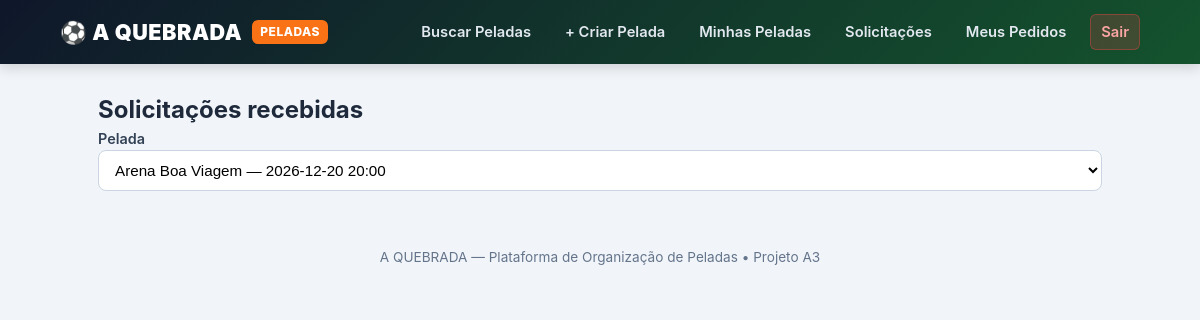
/solicitacoes?pelada_id=2 (signed in), run on an earlier commit of the app's database.
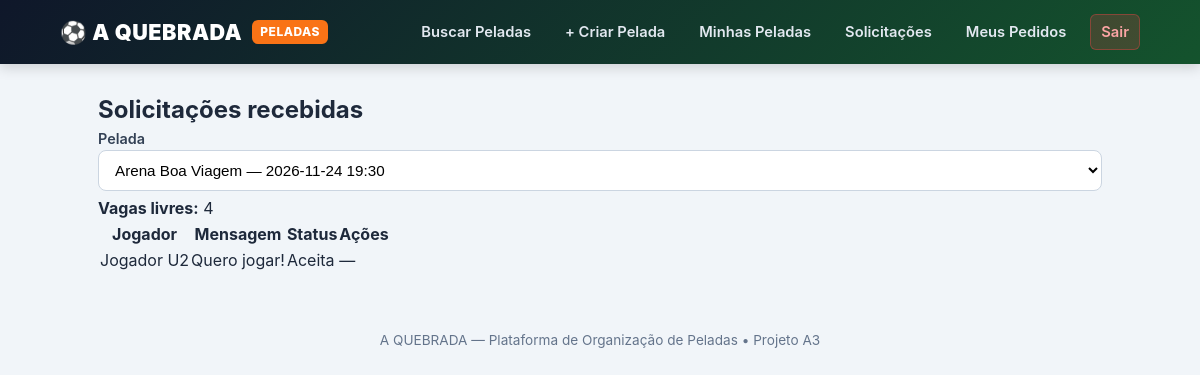
And on a later commit of the database.
### tables this page shows
CREATE TABLE SOLICITACAO (
    id_solicitacao INTEGER PRIMARY KEY AUTOINCREMENT,
    id_pelada INTEGER NOT NULL,
    id_usuario INTEGER NOT NULL,
    mensagem TEXT CHECK(mensagem IS NULL OR length(mensagem) <= 500),
    status TEXT DEFAULT 'Pendente' CHECK(status IN ('Pendente', 'Aceita', 'Recusada', 'Cancelada')),
    data_solicitacao DATETIME DEFAULT CURRENT_TIMESTAMP,
    data_resposta DATETIME,
    UNIQUE(id_pelada, id_usuario),
    FOREIGN KEY (id_pelada) REFERENCES PELADA(id_pelada) ON DELETE CASCADE,
    FOREIGN KEY (id_usuario) REFERENCES USUARIO(id_usuario) ON DELETE CASCADE
);

CREATE TABLE USUARIO (
    id_usuario INTEGER PRIMARY KEY AUTOINCREMENT,
    nome TEXT NOT NULL CHECK(length(trim(nome)) > 0),
    email TEXT NOT NULL UNIQUE COLLATE NOCASE,
    senha_hash TEXT NOT NULL,
    telefone_whatsapp TEXT,
    cidade TEXT,
    posicao_preferida TEXT,
    data_cadastro DATETIME DEFAULT CURRENT_TIMESTAMP
);

### app.py (the view)
@app.route('/solicitacoes')
@login_required
def solicitacoes_recebidas():
    pelada_id = request.args.get('pelada_id')
    conn = get_db()
    minhas = conn.execute(
        'SELECT p.*, l.nome AS local_nome FROM PELADA p JOIN LOCAL l ON p.id_local = l.id_local WHERE p.id_organizador = ?',
        (session['user_id'],)
    ).fetchall()
    if not pelada_id and minhas:
        pelada_id = str(minhas[0]['id_pelada'])
    pelada_selecionada = None
    lista_solicitacoes = []
    vagas_livres = 0
    if pelada_id:
        pelada_selecionada = conn.execute(
            'SELECT p.*, l.nome AS local_nome FROM PELADA p JOIN LOCAL l ON p.id_local = l.id_local WHERE p.id_pelada = ? AND p.id_organizador = ?',
            (pelada_id, session['user_id'])
        ).fetchone()
        if pelada_selecionada:
            aceitos = conn.execute(
                "SELECT COUNT(*) FROM SOLICITACAO WHERE id_pelada = ? AND status = 'Aceita'",
                (pelada_id,)
            ).fetchone()[0]
            vagas_livres = pelada_selecionada['vagas_totais'] - aceitos
            lista_solicitacoes = conn.execute('''
                SELECT s.*, u.nome AS jogador_nome
                FROM SOLICITACAO s
                JOIN USUARIO u ON s.id_usuario = u.id_usuario
                WHERE s.id_pelada = ?
                ORDER BY s.data_solicitacao ASC
            ''', (pelada_id,)).fetchall()
    conn.close()
    return render_template(
        'solicitacoes.html',
        minhas=minhas,
        pelada_selecionada=pelada_selecionada,
        vagas_livres=vagas_livres,
        solicitacoes=lista_solicitacoes
    )

### app.py (called while the page is built)
def get_db():
    conn = sqlite3.connect(DB_PATH)
    conn.row_factory = sqlite3.Row
    conn.execute('PRAGMA foreign_keys = ON')
    return conn

def login_required(f):
    @wraps(f)
    def decorated(*args, **kwargs):
        if 'user_id' not in session:
            return redirect(url_for('login'))
        return f(*args, **kwargs)
    return decorated

@app.after_request
def add_no_cache_headers(response):
    response.headers['Cache-Control'] = 'no-store, no-cache, must-revalidate, max-age=0'
    response.headers['Pragma'] = 'no-cache'
    response.headers['Expires'] = '0'
    return response

### templates/solicitacoes.html
{% extends 'base.html' %}
{% block content %}
<h2>Solicitações recebidas</h2>
<form method="GET" action="{{ url_for('solicitacoes_recebidas') }}">
    <label>Pelada
        <select name="pelada_id" data-cy="sol-pelada" onchange="this.form.submit()">
            {% for m in minhas %}
                <option value="{{ m['id_pelada'] }}" {% if pelada_selecionada and m['id_pelada'] == pelada_selecionada['id_pelada'] %}selected{% endif %}>
                    {{ m['local_nome'] }} — {{ m['data_hora'] }}
                </option>
            {% endfor %}
        </select>
    </label>
</form>
{% if pelada_selecionada %}
    <p><strong>Vagas livres:</strong> <span data-cy="vagas-livres">{{ vagas_livres }}</span></p>
    <table>
        <thead>
            <tr>
                <th>Jogador</th>
                <th>Mensagem</th>
                <th>Status</th>
                <th>Ações</th>
            </tr>
        </thead>
        <tbody>
            {% for s in solicitacoes %}
            <tr data-cy="solicitacao-item">
                <td>{{ s['jogador_nome'] }}</td>
                <td>{{ s['mensagem'] }}</td>
                <td data-cy="solicitacao-status">{{ s['status'] }}</td>
                <td>
                    {% if s['status'] == 'Pendente' %}
                        <form method="POST" action="{{ url_for('responder_solicitacao', id_solicitacao=s['id_solicitacao']) }}" style="display:inline;">
                            <input type="hidden" name="acao" value="Aceita">
                            <button type="submit" data-cy="aceitar">Aceitar</button>
                        </form>
                        <form method="POST" action="{{ url_for('responder_solicitacao', id_solicitacao=s['id_solicitacao']) }}" style="display:inline;">
                            <input type="hidden" name="acao" value="Recusada">
                            <button type="submit" class="secondary" data-cy="recusar">Recusar</button>
                        </form>
                    {% else %}
                        —
                    {% endif %}
                </td>
            </tr>
            {% else %}
            <tr><td colspan="4">Nenhuma solicitação recebida para esta pelada.</td></tr>
            {% endfor %}
        </tbody>
    </table>
{% endif %}
{% endblock %}

### templates/base.html (shortened to what this page needs)
<!DOCTYPE html>
<html lang="pt-BR">
<head>
</head>
<body>
  <header>
    <div class="nav-container">
      <a href="/buscar" class="brand">⚽ A QUEBRADA <span class="badge-logo">PELADAS</span></a>
      {% if session.get('user_id') %}
      <nav>
        <a href="/buscar">Buscar Peladas</a>
        <a href="/pelada/nova">+ Criar Pelada</a>
        <a href="/minhas-peladas">Minhas Peladas</a>
        <a href="/solicitacoes">Solicitações</a>
        <a href="/meus-pedidos">Meus Pedidos</a>
        <a href="/logout" data-cy="sair" class="btn-sair">Sair</a>
      </nav>
      {% endif %}
    </div>
  </header>
  <div class="container">
    {% block content %}{% endblock %}
  </div>
  <footer>A QUEBRADA — Plataforma de Organização de Peladas &bull; Projeto A3</footer>
</body>
</html>

### templates/base.html (style rules this page uses)
:root { --primary: #15803d; --primary-dark: #14532d; --accent: #f97316; --dark: #0f172a; --bg: #f1f5f9; --card: #ffffff; --text: #1e293b; --muted: #64748b; --border: #e2e8f0; }
* { box-sizing: border-box; margin: 0; padding: 0; }
body { font-family: -apple-system, BlinkMacSystemFont, "Segoe UI", Roboto, sans-serif; background: var(--bg); color: var(--text); line-height: 1.5; }
header { background: linear-gradient(135deg, #0f172a 0%, #14532d 100%); color: #fff; padding: 14px 24px; box-shadow: 0 4px 12px rgba(0,0,0,0.15); position: sticky; top: 0; z-index: 100; }
.nav-container { max-width: 1080px; margin: 0 auto; display: flex; justify-content: space-between; align-items: center; flex-wrap: wrap; gap: 12px; }
.brand { display: flex; align-items: center; gap: 10px; text-decoration: none; color: #fff; font-weight: 900; font-size: 1.35rem; letter-spacing: 0.5px; }
.brand span.badge-logo { background: var(--accent); color: #fff; padding: 3px 8px; border-radius: 6px; font-size: 0.75rem; font-weight: 800; }
nav { display: flex; gap: 14px; align-items: center; flex-wrap: wrap; }
nav a { color: #e2e8f0; text-decoration: none; font-size: 0.92rem; font-weight: 600; padding: 6px 10px; border-radius: 6px; transition: 0.2s; }
.btn-sair { background: rgba(239,68,68,0.2); color: #fca5a5 !important; border: 1px solid rgba(239,68,68,0.4); }
.container { max-width: 1040px; margin: 28px auto; padding: 0 18px; }
label { display: block; font-weight: 600; margin-bottom: 5px; font-size: 0.9rem; color: #334155; }
input, select, textarea { width: 100%; padding: 10px 12px; border: 1px solid #cbd5e1; border-radius: 8px; font-size: 0.95rem; background: #fff; }
footer { text-align: center; color: var(--muted); font-size: 0.85rem; padding: 28px 16px; }

What changed in the data, as far as the page shows it:
added SOLICITACAO: jogador_nome "Jogador U2", mensagem "Quero jogar!", status "Aceita"
Also different on the page:
form field pelada_id: "Arena Boa Viagem — 2026-12-20 20:00" → "Arena Boa Viagem — 2026-11-24 19:30"
{{ vagas_livres }}: (not shown) → "4"
text now shown: "Vagas livres: Jogador Mensagem Status Ações"
